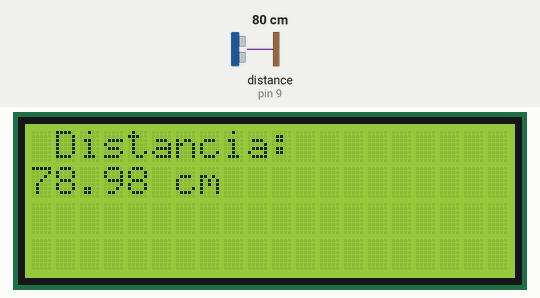
This sketch was run on a simulated Arduino Uno, built with avr-gcc and run on an emulated ATmega328P. On the bench: 20×4 character LCD. Wiring (inferred from the names in the program): ultrasonic range finder: trigger pin 8; echo pin 9. Inputs (shaded band) come from the test bench; at power-on: distance to the obstacle (sensor on pin 9) 80 cm. The echo pulse lasts 58.3 µs per cm; what the sketch prints to the serial monitor is not drawn.

Above: at 1.3 s.
1.4 s: distance to the obstacle (sensor on pin 9) set to 2 cm
At 3.5 s:
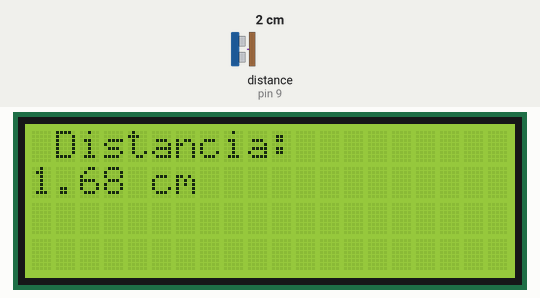
3.7 s: distance to the obstacle (sensor on pin 9) set to 60 cm
At 5.3 s:
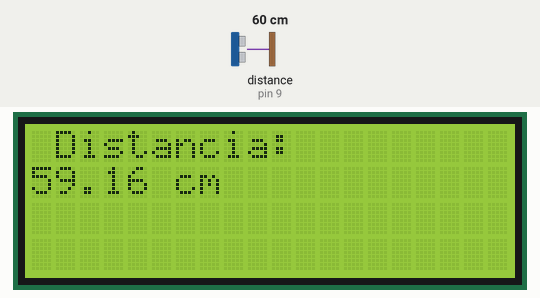
5.7 s: distance to the obstacle (sensor on pin 9) set to 18 cm
At 9.1 s:
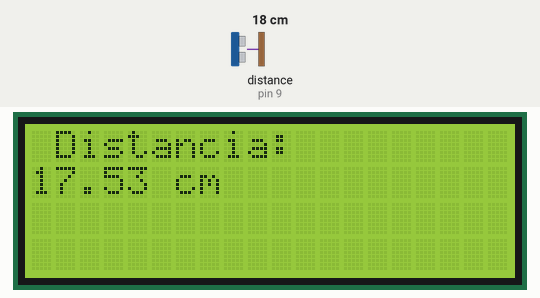
Timing chart, 0 to 10.6 s (numbered marks = the images above; inputs shaded):
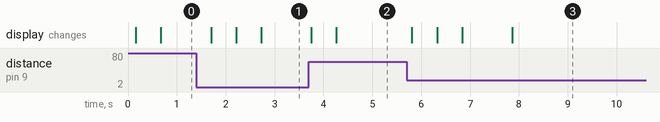

Measured:
- after the input at 1.4 s, the display: changes after 0.30 s (image 1)
- after the input at 3.7 s, the display: first changes after 0.05 s (image 2 shows a later state)
- after the input at 5.7 s, the display: changes after 0.11 s (image 3)

The sketch:

sensor_ultras_nico_y_pantalla_lcd1.ino
```cpp
#include <Wire.h>
#include <LiquidCrystal_I2C.h>

LiquidCrystal_I2C lcd(0x27,20,4);

// Pines del sensor ultrasónico
const int trigPin = 8;
const int echoPin = 9;

// Variables para el cálculo de distancia
long duration;
float distance;

void setup() {
  // Configuración de pines
  pinMode(trigPin, OUTPUT);
  pinMode(echoPin, INPUT);

  // Inicialización del LCD
  lcd.init();                      // initialize the lcd
  lcd.init();
  lcd.backlight();
  lcd.setCursor(1,0);
  lcd.print("Distancia:");
  // Inicialización del puerto serial
  Serial.begin(9600);
}

void loop() {
  // Enviar un pulso de 10 µs al pin Trig
  digitalWrite(trigPin, LOW);
  delayMicroseconds(2);
  digitalWrite(trigPin, HIGH);
  delayMicroseconds(10);
  digitalWrite(trigPin, LOW);

  // Leer el pulso recibido en Echo
  duration = pulseIn(echoPin, HIGH);

  // Calcular distancia en centímetros
  distance = duration * 0.034 / 2;

  // Mostrar distancia en el LCD
  lcd.setCursor(0, 1); // Segunda línea
  lcd.print(distance);
  lcd.print(" cm   "); // Espacios extra para limpiar la línea

  // Mostrar distancia en el monitor serial
  Serial.print("Distancia: ");
  Serial.print(distance);
  Serial.println(" cm");

  // Pausa antes de la siguiente medición
  delay(500);
}
```
